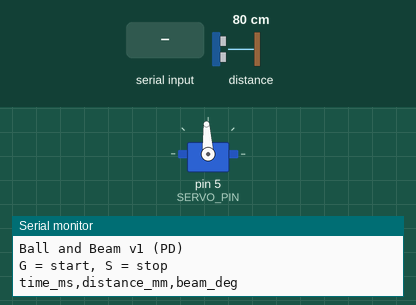
Recording of a sketch running on a simulated Arduino Uno, built with avr-gcc and run on an emulated ATmega328P. Parts: servo, the last lines printed to the serial monitor. The inputs (shaded band) are chosen by the test bench; at power-on: distance to the obstacle 80 cm.

Above: at 1.2 s.
1.3 s: "G" received over Serial
At 2.2 s:
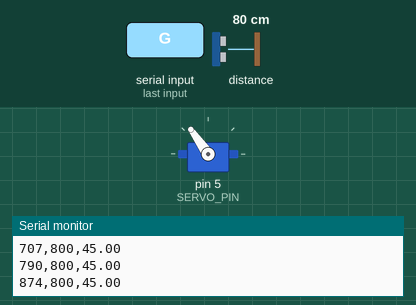
2.8 s: distance to the obstacle set to 2 cm
At 3.9 s:
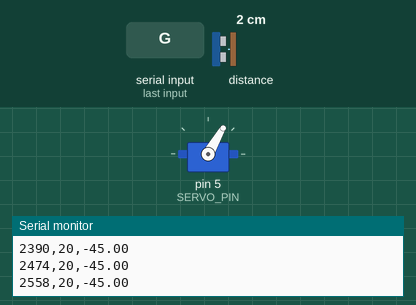
4.3 s: distance to the obstacle set to 35 cm
At 5.5 s:
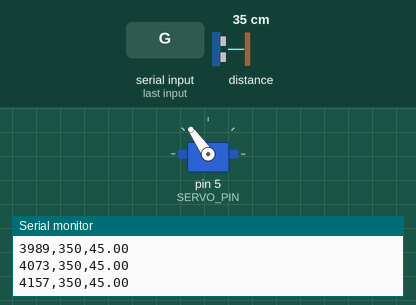
5.8 s: distance to the obstacle set to 4 cm
At 7.0 s:
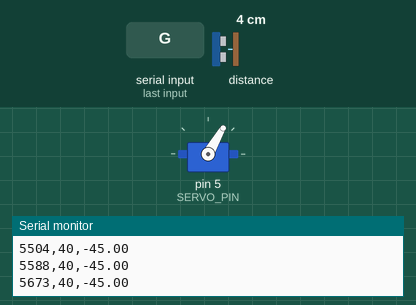
7.3 s: "S" received over Serial
At 7.8 s:
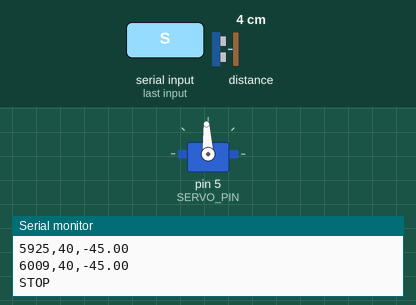
Timing chart, 0 to 9.8 s (numbered marks = the images above; inputs shaded):
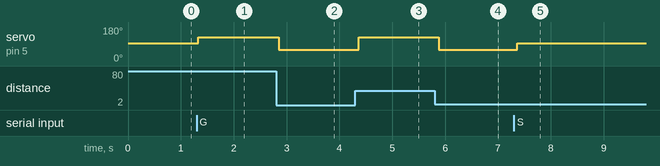

The sketch:

Ball_and_Beam_final_1.ino
```cpp
#include <Servo.h>
#include "Adafruit_VL53L0X.h"

// ---------- Hardware ----------
const int SERVO_PIN = 5;
const int ZERO_PWM = map(0, -135, 135, 500, 2500);

const float BEAM_MIN = -45.0f;
const float BEAM_MAX =  45.0f;

Servo beamServo;
Adafruit_VL53L0X lox;

// ---------- Control (tuned in Simulink; Ki omitted -> PD) ----------
const float SETPOINT_MM = 250.0f;
const float TOLERANCE_MM = 5.0f;
const unsigned long LOOP_MS = 50;

float Kp = -2.2f;
float Kd = -0.7f;

bool running = false;
float distance_mm = 0.0f;
float beam_deg = 0.0f;
float prev_error = 0.0f;
unsigned long t0_ms = 0;

void setBeamAngle(float angle_deg) {
  float pwm_f = 500.0f + (angle_deg + 135.0f) * (2000.0f / 270.0f);
  int pwm = (int)lround(pwm_f);
  beamServo.writeMicroseconds(pwm);
}

void holdNeutral() {
  beam_deg = 0.0f;
  beamServo.writeMicroseconds(ZERO_PWM);
}

void readDistance() {
  if (!lox.isRangeComplete()) {
    return;
  }

  uint16_t raw = lox.readRange();
  if (raw != 65535) {
    distance_mm = (float)raw;
  }
}

float pdStep(float error) {
  if (fabs(error) <= TOLERANCE_MM) {
    prev_error = 0.0f;
    return 0.0f;
  }

  const float dt = LOOP_MS / 1000.0f;
  float D = Kd * (error - prev_error) / dt;
  prev_error = error;

  beam_deg = constrain(Kp * error + D, BEAM_MIN, BEAM_MAX);
  return beam_deg;
}

void logData() {
  Serial.print(millis() - t0_ms);
  Serial.print(',');
  Serial.print((int)lround(distance_mm));
  Serial.print(',');
  Serial.println(beam_deg, 2);
}

void setup() {
  Serial.begin(115200);
  while (!Serial) {
    delay(1);
  }

  beamServo.attach(SERVO_PIN);
  holdNeutral();

  if (!lox.begin()) {
    Serial.println(F("VL53L0X init failed"));
    while (1) {
      delay(100);
    }
  }

  lox.startRangeContinuous();

  Serial.println(F("Ball and Beam v1 (PD)"));
  Serial.println(F("G = start, S = stop"));
  Serial.println(F("time_ms,distance_mm,beam_deg"));
}

void loop() {
  if (Serial.available()) {
    char cmd = Serial.read();
    while (Serial.available()) {
      Serial.read();
    }

    if (cmd == 'G' || cmd == 'g') {
      running = true;
      t0_ms = millis();
      prev_error = 0.0f;
      holdNeutral();
      Serial.println(F("RUN"));
    } else if (cmd == 'S' || cmd == 's') {
      running = false;
      holdNeutral();
      Serial.println(F("STOP"));
    }
  }

  if (!running) {
    return;
  }

  readDistance();

  float error = SETPOINT_MM - distance_mm;
  setBeamAngle(pdStep(error));
  logData();

  delay(LOOP_MS);
}
```

Measured:
- after the input at 1.3 s, servo on pin 5 (SERVO_PIN): 93° → 125° at once
- after the input at 2.8 s, servo on pin 5 (SERVO_PIN): 125° → 60° after 0.05 s
- after the input at 4.3 s, servo on pin 5 (SERVO_PIN): 60° → 125° after 0.06 s
- after the input at 5.8 s, servo on pin 5 (SERVO_PIN): 125° → 60° after 0.08 s
- after the input at 7.3 s, servo on pin 5 (SERVO_PIN): 60° → 93° after 0.06 s
